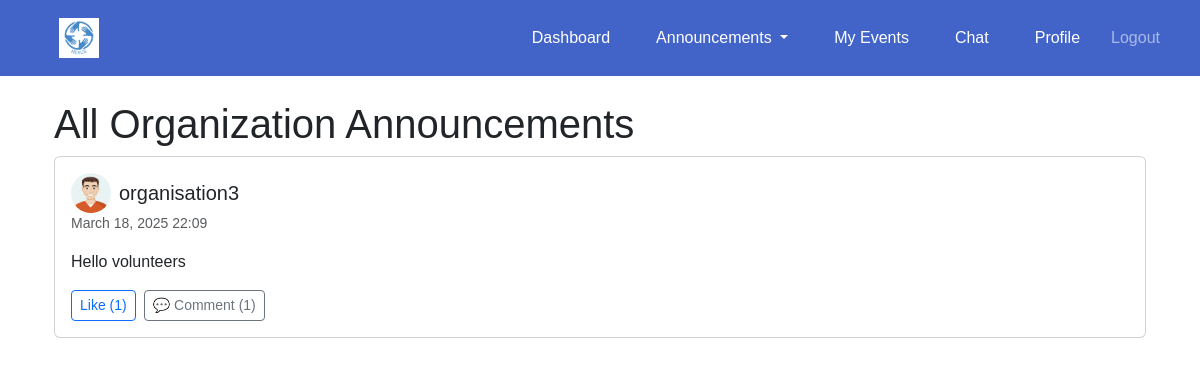
Screenshot of /announcements/all/ (signed in) with the database file from the repository.
### announcements/models.py (models this page shows, shortened)
class Announcement(models.Model):
    organisation = models.ForeignKey(
        settings.AUTH_USER_MODEL, on_delete=models.CASCADE, related_name="announcements"
    )
    event = models.ForeignKey(
        Event, on_delete=models.CASCADE, related_name="announcements", blank=True, null=True
    )  # Optional: Can be linked to a specific event or be a general announcement
    title = models.CharField(max_length=255)
    content = models.TextField()
    created_at = models.DateTimeField(auto_now_add=True)

### accounts/models.py (models this page shows, shortened)
class CustomUser(AbstractUser):
    USER_TYPE_CHOICES = [
        ('volunteer', 'Volunteer'),
        ('organisation', 'Organisation'),
    ]
    user_type = models.CharField(max_length=20, choices=USER_TYPE_CHOICES)
    contact_number = models.CharField(max_length=10, blank= True, null=True)
    full_name = models.CharField(max_length=255, blank=True, null=True)
    personnel_name = models.CharField(max_length=255, blank=True, null=True)
    profile_picture = models.ImageField(upload_to='profile_pics/', blank=True, null=True)

### announcements/views.py (the view)
# urls.py: path("all/", views.all_announcements, name="all_announcements"),
@login_required
def all_announcements(request):
    announcements = Announcement.objects.all().order_by('-created_at')  # Show latest first
    return render(request, "announcements/all_announcements.html", {"announcements": announcements})

### announcements/templates/announcements/all_announcements.html (shortened to what this page needs)
{% extends "base.html" %}
{% block content %}
<div class="container mt-4">
    <h1>All Organization Announcements</h1>
    <div class="announcement-feed">
        {% for announcement in announcements %}
            <div class="card mb-3">
                <div class="card-body">
                    <div class="d-flex align-items-center">
                        {% if announcement.organisation.profile_picture %}
                            <img src="{{ announcement.organisation.profile_picture.url }}" class="rounded-circle me-2" width="40" height="40">
                        {% else %}
                            <img src="https://via.placeholder.com/40" class="rounded-circle me-2">
                        {% endif %}
                        <h5 class="card-title mb-0">{{ announcement.organisation.username }}</h5>
                    </div>
                    <p class="text-muted small">{{ announcement.created_at|date:"F d, Y H:i" }}</p>
                    <p>{{ announcement.content }}</p>
                    <div class="d-flex">
                        <form action="{% url 'announcements:like_announcement' announcement.id %}" method="post">
                            <button type="submit" class="btn btn-outline-primary btn-sm me-2">
                                Like ({{ announcement.likes.count }})
                            </button>
                        </form>
                        <a href="{% url 'announcements:announcement_detail' announcement.id %}" class="btn btn-outline-secondary btn-sm">
                            💬 Comment ({{ announcement.comments.count }})
                        </a>
                    </div>
                </div>
            </div>
        {% empty %}
            <p>No announcements yet. Be the first to post!</p>
        {% endfor %}
    </div>
</div>
{% endblock %}

### templates/base.html (style rules this page uses)
body { margin: 0; font-family: Arial, sans-serif; }

### rows the page displays
Announcement: organisation.profile_picture (picture), organisation.username "organisation3", created_at "March 18, 2025 22:09", content "Hello volunteers", likes.count "1", comments.count "1"
